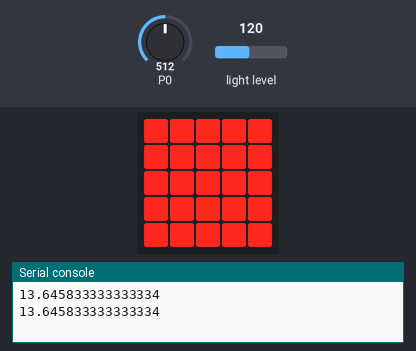
Recording of a program running on a simulated BBC micro:bit (MakeCode). Shown: the board's 5×5 LED display, the last lines printed to the serial console. Inputs (shaded band) come from the test bench; at power-on: P0 = 512, light level 120 (analog values on the 0–1023 scale). Data-log rows are listed on the console.

Above: at 1.2 s.
1.3 s: P0 set to 306
At 2.5 s:
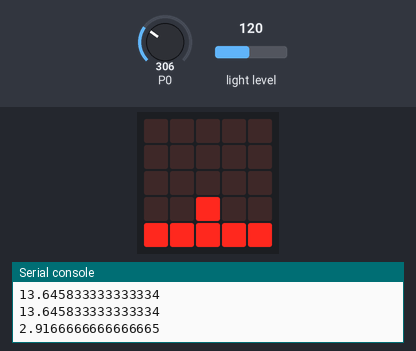
3.5 s: P0 set to 122
At 4.3 s:
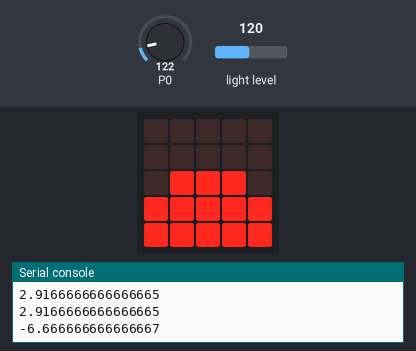
Timing chart, 0 to 6.5 s (numbered marks = the images above; inputs shaded):
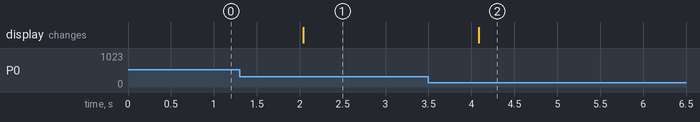

Measured:
- after the input at 1.3 s, the display: changes after 0.74 s (image 1)
- after the input at 3.5 s, the display: changes after 0.58 s (image 2)

The program:

main.ts
```typescript
let valeure = 0
datalogger.setColumnTitles(
"time",
"Distance"
)
let time = ""
let heure = 0
let minute = 0
let secondes = 0
let comp = 0
basic.forever(function () {
    secondes += 1
    if (secondes == 60) {
        minute += 1
        secondes = 0
    }
    if (minute == 60) {
        heure += 1
        minute = 0
    }
    time = "" + convertToText(heure) + ":" + convertToText(minute) + ":" + convertToText(secondes)
    valeure = Math.map(pins.analogReadPin(AnalogPin.P0), 250, 730, 0, 25)
    if (input.lightLevel() > 10) {
        led.plotBarGraph(
        valeure,
        0
        )
    }
    if (comp == 10) {
        datalogger.log(
        datalogger.createCV("time", time),
        datalogger.createCV("Distance", pins.analogReadPin(AnalogPin.P0))
        )
        comp = 0
    } else {
        comp += 1
    }
    basic.pause(1000)
})
```

test.ts
```typescript
// les tests vont ici ; cela ne sera pas compilé si ce paquet est utilisé en tant qu'extension.
```
